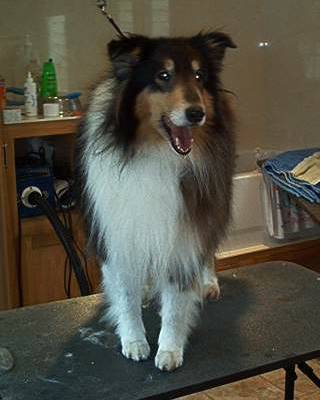
#> input picture 2.1.Selective Search/dog.jpg, 320 x 400 px
$ python 'Selective Search.py'
#> lines starting #> are read from the running program, lines starting #| are printed output that depends on the picture
# Cài đặt pip install opencv-python opencv-contrib-python để dùng ximgproc
# tiếp đến cài pip install opencv-contrib-python
import random
import cv2

# Mở file ảnh
image = cv2.imread("dog.jpg")
#> image is the input picture: shape (400, 320, 3); mean B, G, R 66.9, 79, 81.6
# Khởi tạo Selective Search bằng phân đoạn ảnh của OpenCV và thiết lập ảnh đầu vào
ss = cv2.ximgproc.segmentation.createSelectiveSearchSegmentation()
ss.setBaseImage(image)

#ss.switchToSelectiveSearchFast()  # Tìm kiếm chọn lọc, nhanh nhưng độ chính xác kém
# Hoặc dùng
ss.switchToSelectiveSearchQuality() # Tìm kiếm chọn lọc, chậm nhưng độ chính xác cao
rects = ss.process()  # Trả về các vùng đề xuất
print("[INFO] {} Tổng số vùng đề xuất".format(len(rects)))

# Lặp qua các vùng đề xuất và vẽ Hộp giới hạn trên ảnh
output = image.copy()
for (x, y, w, h) in rects:
	color = [random.randint(0, 255) for j in range(0, 3)]
	cv2.rectangle(output, (x, y), (x + w, y + h), color, 1)
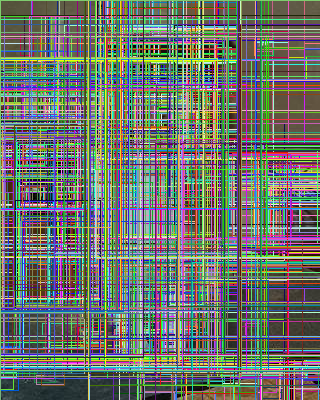
#> output: shape (400, 320, 3); mean B, G, R 107.7, 115.6, 109.9
# Hiển thị ảnh
cv2.imshow("Output", output)
key = cv2.waitKey(0) & 0xFF
#> (key Esc is pressed here)
